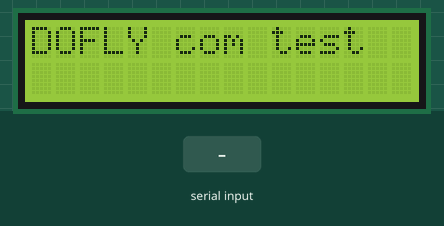
The sketch below on a simulated Arduino Uno, built with avr-gcc and run on an emulated ATmega328P. Parts: 16×2 character LCD. The test bench sets the inputs (shaded band). What the sketch prints to the serial monitor is not drawn.

Above: at 1.2 s.
1.3 s: "1" received over Serial
At 2.4 s:
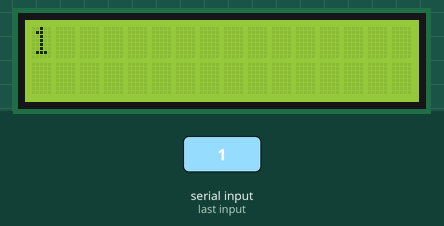
2.9 s: "0" received over Serial
At 3.6 s:
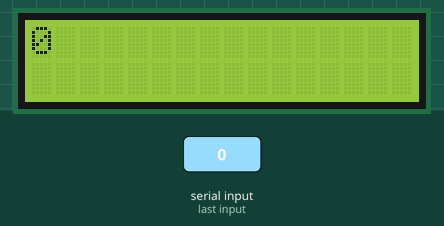
4.5 s: "2" received over Serial
At 6.0 s:
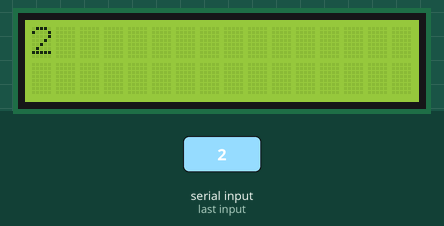
Timing chart, 0 to 7.5 s (numbered marks = the images above; inputs shaded):
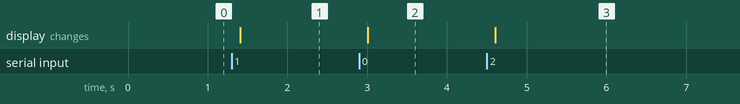

Measured:
- after the input at 1.3 s, the display: changes after 0.10 s (image 1)
- after the input at 2.9 s, the display: changes after 0.10 s (image 2)
- after the input at 4.5 s, the display: changes after 0.10 s (image 3)

The sketch:

SerialDisplay.ino
```cpp
/*
 http://shop34791330.taobao.com/ //德飞莱旗舰店
 http://qixingchong.tmall.com/   //七星虫旗舰店
 http://www.doflye.net //德飞莱技术论坛
 http://www.doflye.net/forum-98-1.html //德飞莱论坛arduino版块
 IIC 1602显示，优点是只占用2个数据线就能同时显示8个液晶屏，每个液晶内容都单独显示。

 德飞莱ICC 液晶模块连接方式链接详情
 http://www.doflye.net/viewthread.php?tid=5303&extra=
 */
#include <Wire.h>
#include <LiquidCrystal_I2C.h>

LiquidCrystal_I2C lcd(0x27,16,2);  // set the LCD address to 0x27 for a 16 chars and 2 line display
//第一个地址就是液晶模块的地址，一般地址范围是0x20~0x27，共8个地址，最多同时连接8个液晶模块
//此时需要模块支持地址选择，德飞莱IIC模块可以通过跳电阻选择地址，默认0x27
void setup()
{
  lcd.init();                      // initialize the lcd
  lcd.backlight();
  //背光部分需要参考硬件电路，有的厂家是用高电平驱动，德飞莱则使用低电平。
  //可以通过修改库的值改变其内容，如果简单化可以直接使用相反的函数调用。
  //比如直接用lcd.nobacklight();当做打开背光功能使用。
  Serial.begin(9600);
  Serial.print("www.doflye.net website");
  lcd.print("DOFLY com test");
}

void loop()
{
  // when characters arrive over the serial port...
  if (Serial.available()) {
    // wait a bit for the entire message to arrive
    delay(100);
    // clear the screen
    lcd.clear();
    // read all the available characters
    while (Serial.available() > 0) {
      // display each character to the LCD
      lcd.write(Serial.read());
    }
  }
}
```
